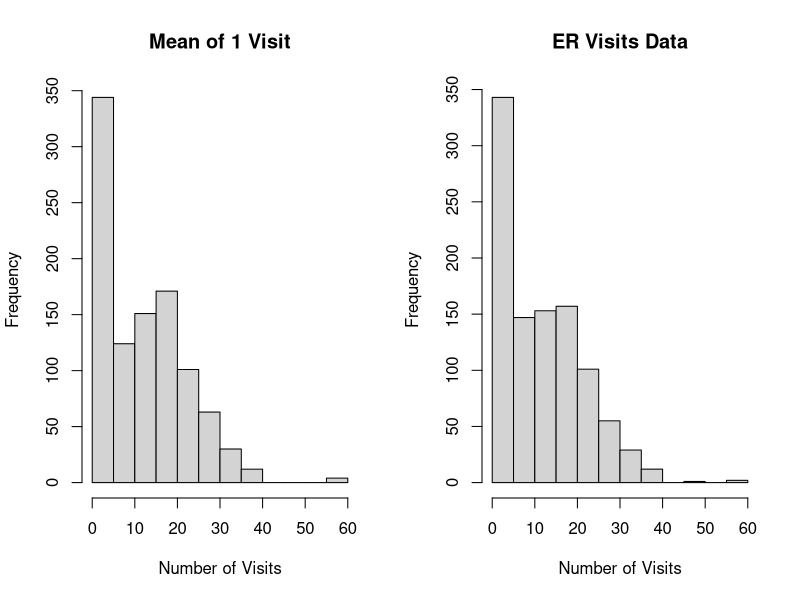

Source code (R):
times <- (0:59)
counts <- c(
  49,
  51,
  50,
  85,
  47,
  61,
  29,
  29,
  32,
  21,
  36,
  38,
  30,
  27,
  24,
  34,
  38,
  37,
  24,
  32,
  26,
  23,
  27,
  22,
  19,
  10,
  10,
  12,
  13,
  8,
  12,
  5,
  6,
  6,
  1,
  11,
  2,
  4,
  2,
  1,
  3,
  0,
  0,
  0,
  0,
  0,
  1,
  0,
  0,
  0,
  0,
  0,
  0,
  0,
  0,
  0,
  0,
  0,
  1,
  1
)
visits <- rep.int(times, counts)
mean.age <- function(n) {
trials = 1000
my.samples <- matrix(sample(visits, size = n * trials,
                            replace = TRUE), trials)
means <- apply(my.samples, 1, mean)
means
}
par(mfrow = c(1, 2))
hist(mean.age(1), main = "Mean of 1 Visit", xlab = "Number of Visits")
hist(visits, main = "ER Visits Data", xlab = "Number of Visits")
